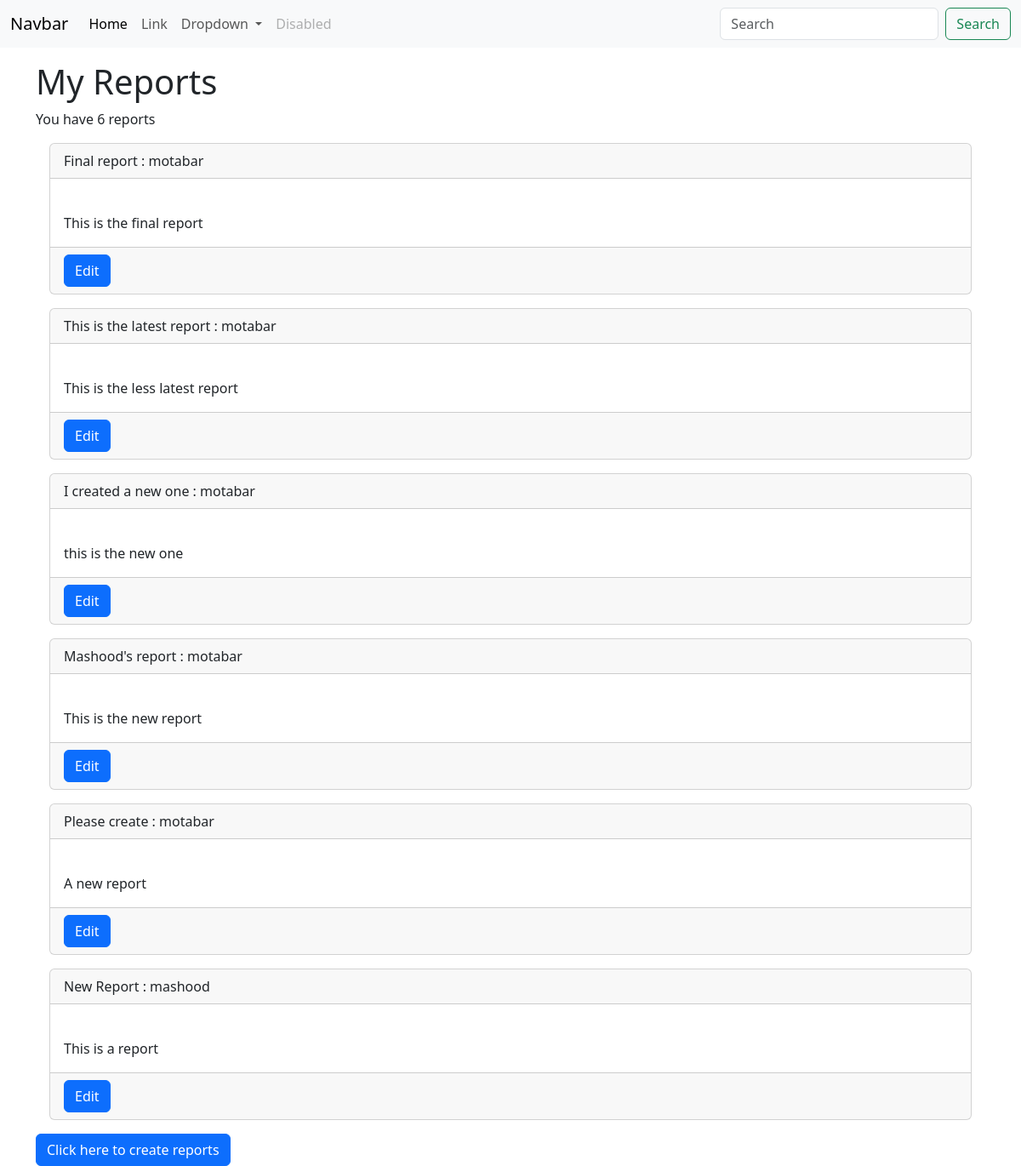
The page / on the database its author committed.
### reports/models.py (models this page shows, shortened)
class Report(models.Model):
    name = models.CharField(max_length=100)
    description = models.TextField(null=True, blank=True)
    user = models.ForeignKey(User, on_delete=models.CASCADE)
    data = models.JSONField(null=True, blank=True)

### reports/views.py (the view)
# urls.py: path('', index, name='index'),
def index(request):
    reports = Report.objects.all().order_by('-id')
    context = {
        'reports': reports
    }
    return render(request, 'index.html', context)

### templates/index.html
{% extends 'base.html' %}
{% block content %}
<h1>My Reports</h1>
        <p>You have {{reports|length}} reports</p>
        {% for item in reports %}
        <div class="card m-3  ">
            <div class="card-header">
                    {{item.name}}
           : {{item.user.username}}
            </div>
            <div class="card-body mt-4">
                {% if item.description %}
                {{item.description}}
                {% else %}
                There is no description
                {% endif %}
            </div>
            <div class="card-footer">
                <a class="btn btn-primary" href="{% url 'single-report' item.id %}">Edit</a>
            </div>
        </div>
        {% empty %}
        <p>There are no reports</p>
        {% endfor %}
        <a href="{% url 'create-report' %}" class="btn btn-primary">Click here to create reports</a>
{% endblock %}

### templates/base.html (shortened to what this page needs)
<!doctype html>
<html lang="en">
  <head>
    <link href="https://cdn.jsdelivr.net/npm/bootstrap@5.3.0-alpha2/dist/css/bootstrap.min.css" rel="stylesheet">
  </head>
  <body>
{% include 'navbar.html' %}
    <div class="container mt-3">
        {% block content %}
        {% endblock %}
    </div>
  </body>
</html>

### templates/navbar.html (shortened to what this page needs)
<nav class="navbar navbar-expand-lg bg-body-tertiary">
    <div class="container-fluid">
      <a class="navbar-brand" href="#">Navbar</a>
      <div class="collapse navbar-collapse" id="navbarSupportedContent">
        <ul class="navbar-nav me-auto mb-2 mb-lg-0">
          <li class="nav-item">
            <a class="nav-link active" aria-current="page" href="#">Home</a>
          </li>
          <li class="nav-item">
            <a class="nav-link" href="#">Link</a>
          </li>
          <li class="nav-item dropdown">
            <a class="nav-link dropdown-toggle" href="#" role="button" data-bs-toggle="dropdown" aria-expanded="false">
              Dropdown
            </a>
          </li>
          <li class="nav-item">
            <a class="nav-link disabled">Disabled</a>
          </li>
        </ul>
        <form class="d-flex" role="search">
          <input class="form-control me-2" type="search" placeholder="Search" aria-label="Search">
          <button class="btn btn-outline-success" type="submit">Search</button>
        </form>
      </div>
    </div>
  </nav>

### rows shown on the page
Report: name "Final report", user.username "motabar", description "This is the final report"
Report: name "This is the latest report", user.username "motabar", description "This is the less latest report"
Report: name "I created a new one", user.username "motabar", description "this is the new one"
Report: name "Mashood's report", user.username "motabar", description "This is the new report"
Report: name "Please create", user.username "motabar", description "A new report"
Report: name "New Report", user.username "mashood", description "This is a report"

### other values the page prints
{{ reports|length }} "6"
